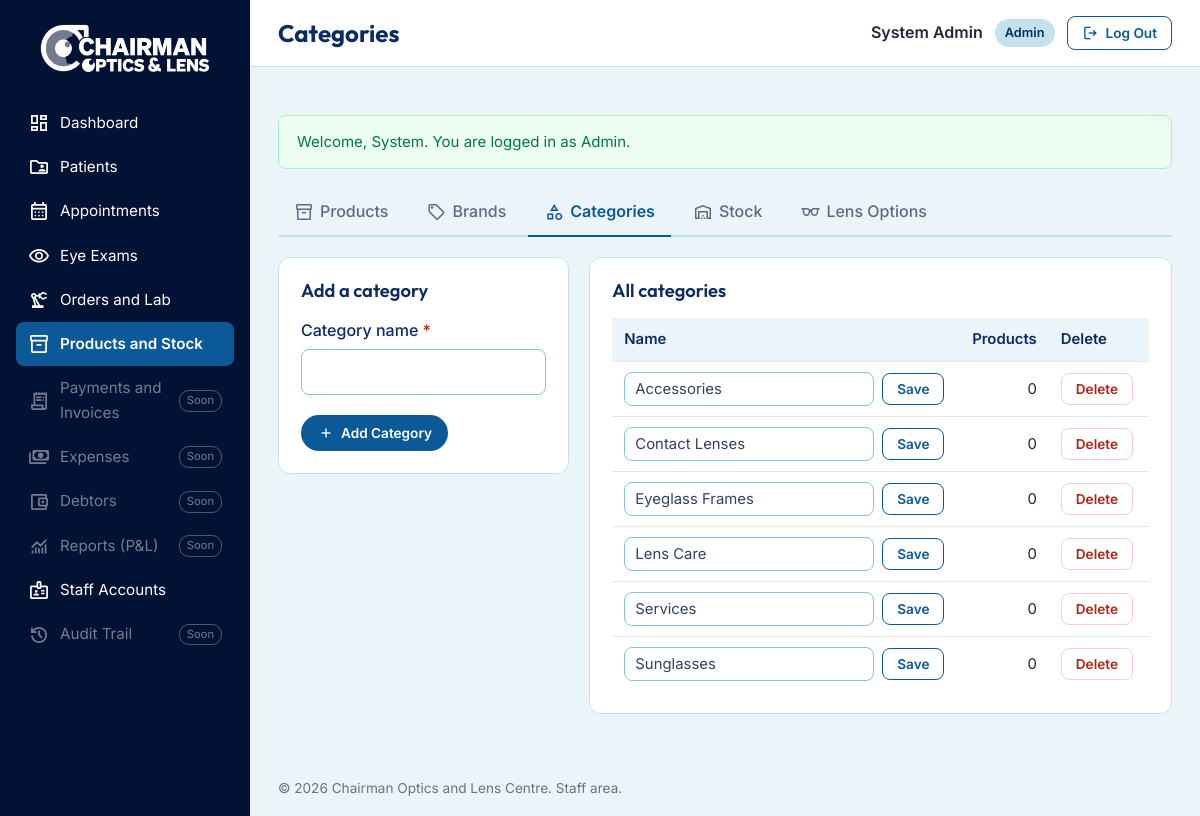
The page /views/admin/category.php (signed in) on the database its author committed.
### tables this page shows
CREATE TABLE co_categories (
    cat_id   INT AUTO_INCREMENT PRIMARY KEY,
    cat_name VARCHAR(100) NOT NULL UNIQUE
);

### core/core.php (called while the page is built, shortened)
<?php
require_once __DIR__ . '/db_class.php';
function url(string $path = ''): string
{
    return BASE_URL . ltrim($path, '/');
}
function e($value): string
{
    return htmlspecialchars((string) $value, ENT_QUOTES, 'UTF-8');
}
function get_flash()
{
    $flash = $_SESSION['flash'];
    return $flash;
}
function staff_role(): string
{
    return $_SESSION['staff_role'] ?? '';
}

### controllers/ProductController.php (called while the page is built, shortened)
<?php
require_once __DIR__ . '/../classes/ProductClass.php';
class ProductController
{
    private $product;
    public function __construct()
    {
        $this->product = new ProductClass();
    }
    public function getCategories(): array
    {
        return $this->product->getAllCategories();
    }
}

### core/db_class.php (called while the page is built, shortened)
<?php
class Database
{
    private static $sharedConn = null;
    public function __construct()
    {
        if (self::$sharedConn === null) {
            try {
                self::$sharedConn = new mysqli(DB_HOST, DB_USER, DB_PASS, DB_NAME);
                self::$sharedConn->set_charset('utf8mb4');
            } catch (mysqli_sql_exception $ex) {
                log_error('DB connection failed: ' . $ex->getMessage());
                http_response_code(500);
                die('Sorry, the site is having trouble right now. Please try again later.');
            }
        }
        $this->conn = self::$sharedConn;
    }
}

### classes/ProductClass.php (called while the page is built, shortened)
<?php
require_once __DIR__ . '/../core/db_class.php';
class ProductClass extends Database
{
    public function getAllCategories(): array
    {
        $result = $this->conn->query(
            'SELECT c.cat_id, c.cat_name, COUNT(p.product_id) AS product_count
             FROM co_categories c
             LEFT JOIN co_products p ON p.product_cat = c.cat_id
             GROUP BY c.cat_id, c.cat_name
             ORDER BY c.cat_name'
        );
        return $result->fetch_all(MYSQLI_ASSOC);
    }
}

### views/admin/category.php (the view, shortened to what this page needs)
<?php
require_once __DIR__ . '/../../core/core.php';
require_once __DIR__ . '/../../controllers/ProductController.php';
$controller = new ProductController();
$categories = $controller->getCategories();
$pageTitle = 'Categories';
require __DIR__ . '/../layout/admin_header.php';
require __DIR__ . '/../layout/product_tabs.php';
?>
<div class="admin-split">
    <section class="admin-panel">
        <h2>Add a category</h2>
        <form action="<?= url('actions/add_category_action.php') ?>" method="POST" novalidate>
            <div class="form-group">
                <label for="cat_name">Category name <span class="required">*</span></label>
                <input type="text" id="cat_name" name="cat_name" maxlength="100" required>
            </div>
            <button type="submit" class="btn btn-primary btn-small">
                <span class="material-symbols-outlined" aria-hidden="true">add</span> Add Category
            </button>
        </form>
    </section>
    <section class="admin-panel">
        <h2>All categories</h2>
        <?php if (empty($categories)): ?>
            <p class="admin-empty">No categories yet.</p>
        <?php else: ?>
            <div class="table-wrap">
                <table class="admin-table">
                    <thead>
                        <tr>
                            <th scope="col">Name</th>
                            <th scope="col" class="num">Products</th>
                            <th scope="col">Delete</th>
                        </tr>
                    </thead>
                    <tbody>
                        <?php foreach ($categories as $cat): ?>
                            <tr>
                                <td>
                                    <form action="<?= url('actions/update_category_action.php') ?>" method="POST" class="inline-form">
                                        <input type="text" id="cat-<?= (int) $cat['cat_id'] ?>" name="cat_name"
                                               value="<?= e($cat['cat_name']) ?>" maxlength="100" required>
                                        <button type="submit" class="btn btn-outline btn-small">Save</button>
                                    </form>
                                </td>
                                <td class="num"><?= (int) $cat['product_count'] ?></td>
                                <td>
                                    <?php if ((int) $cat['product_count'] === 0): ?>
                                        <form action="<?= url('actions/delete_category_action.php') ?>" method="POST"
                                              data-confirm="Delete the category <?= e($cat['cat_name']) ?>?">
                                            <button type="submit" class="btn btn-danger btn-small">Delete</button>
                                        </form>
                                    <?php else: ?>
                                        <small class="muted">In use</small>
                                    <?php endif; ?>
                                </td>
                            </tr>
                        <?php endforeach; ?>
                    </tbody>
                </table>
            </div>
        <?php endif; ?>
    </section>
</div>
<?php require __DIR__ . '/../layout/admin_footer.php'; ?>

### views/layout/admin_header.php (shortened to what this page needs)
<?php
$pageTitle   = $pageTitle ?? 'Staff Area';
$menu        = require __DIR__ . '/admin_menu.php';
$currentPage = basename($_SERVER['PHP_SELF']);
?>
<!DOCTYPE html>
<html lang="en">
<head>
    <link rel="stylesheet" href="<?= url('css/style.css') ?>">
</head>
<body class="admin-body">
<div class="admin-layout">
    <aside class="admin-sidebar">
        <a href="<?= url('views/admin/dashboard.php') ?>" class="admin-logo">
            <img src="<?= url('images/logo-white.png') ?>" alt="Chairman Optics staff area">
        </a>
        <nav aria-label="Staff menu">
            <ul class="admin-nav">
                <?php foreach ($menu as $item): ?>
                    <?php $isCurrent = basename($item['page']) === $currentPage
                                    || in_array($currentPage, $item['subpages'] ?? [], true); ?>
                    <li>
                        <?php if ($item['ready']): ?>
                            <a href="<?= url($item['page']) ?>" class="<?= $isCurrent ? 'active' : '' ?>"
                               <?= $isCurrent ? 'aria-current="page"' : '' ?>>
                                <span class="material-symbols-outlined" aria-hidden="true"><?= e($item['icon']) ?></span>
                                <?= e($item['label']) ?>
                            </a>
                        <?php else: ?>
                            <span class="admin-nav-soon" title="Coming soon">
                                <span class="material-symbols-outlined" aria-hidden="true"><?= e($item['icon']) ?></span>
                                <?= e($item['label']) ?>
                                <small>Soon</small>
                            </span>
                        <?php endif; ?>
                    </li>
                <?php endforeach; ?>
            </ul>
        </nav>
    </aside>
    <div class="admin-main">
        <header class="admin-topbar">
            <h1><?= e($pageTitle) ?></h1>
            <div class="admin-user">
                <span class="admin-user-name"><?= e($_SESSION['staff_name'] ?? '') ?></span>
                <span class="role-badge"><?= e(staff_role()) ?></span>
                <form action="<?= url('actions/staff_logout_action.php') ?>" method="POST" class="admin-logout">
                    <button type="submit" class="btn btn-outline btn-small">
                        <span class="material-symbols-outlined" aria-hidden="true">logout</span>
                        Log Out
                    </button>
                </form>
            </div>
        </header>
        <main class="admin-content">
            <?php
            $flash = get_flash();
            if ($flash): ?>
                <div class="alert alert-<?= e($flash['type']) ?>" role="alert"><?= e($flash['message']) ?></div>
            <?php endif; ?>

### views/layout/product_tabs.php
<?php
$productTabs = [
    'product.php'      => ['label' => 'Products',     'icon' => 'inventory_2'],
    'brand.php'        => ['label' => 'Brands',       'icon' => 'sell'],
    'category.php'     => ['label' => 'Categories',   'icon' => 'category'],
    'stock.php'        => ['label' => 'Stock',        'icon' => 'warehouse'],
    'lens_options.php' => ['label' => 'Lens Options', 'icon' => 'eyeglasses'],
];
$activeTab = $currentPage === 'product_form.php' ? 'product.php' : $currentPage;
?>
<nav class="admin-tabs" aria-label="Products and stock sections">
    <?php foreach ($productTabs as $file => $tab): ?>
        <a href="<?= url('views/admin/' . $file) ?>"
           class="<?= $activeTab === $file ? 'active' : '' ?>"
           <?= $activeTab === $file ? 'aria-current="page"' : '' ?>>
            <span class="material-symbols-outlined" aria-hidden="true"><?= e($tab['icon']) ?></span>
            <?= e($tab['label']) ?>
        </a>
    <?php endforeach; ?>
</nav>

### views/layout/admin_footer.php (shortened to what this page needs)
        </main>
        <footer class="admin-footer">
            &copy; <?= date('Y') ?> Chairman Optics and Lens Centre. Staff area.
        </footer>
    </div>
</div>
</body>
</html>

### rows shown on the page
co_categories: cat_name "Accessories", product_count "0"
co_categories: cat_name "Contact Lenses", product_count "0"
co_categories: cat_name "Eyeglass Frames", product_count "0"
co_categories: cat_name "Lens Care", product_count "0"
co_categories: cat_name "Services", product_count "0"
co_categories: cat_name "Sunglasses", product_count "0"

### other values the page prints
$item['label'] "Dashboard"
$item['label'] "Patients"
$item['label'] "Appointments"
$item['label'] "Eye Exams"
$item['label'] "Orders and Lab"
$item['label'] "Products and Stock"
$item['label'] "Payments and Invoices"
$item['label'] "Expenses"
$item['label'] "Debtors"
$item['label'] "Reports (P&L)"
$item['label'] "Staff Accounts"
$item['label'] "Audit Trail"
$pageTitle "Categories"
$_SESSION['staff_name'] "System Admin"
staff_role() "Admin"
